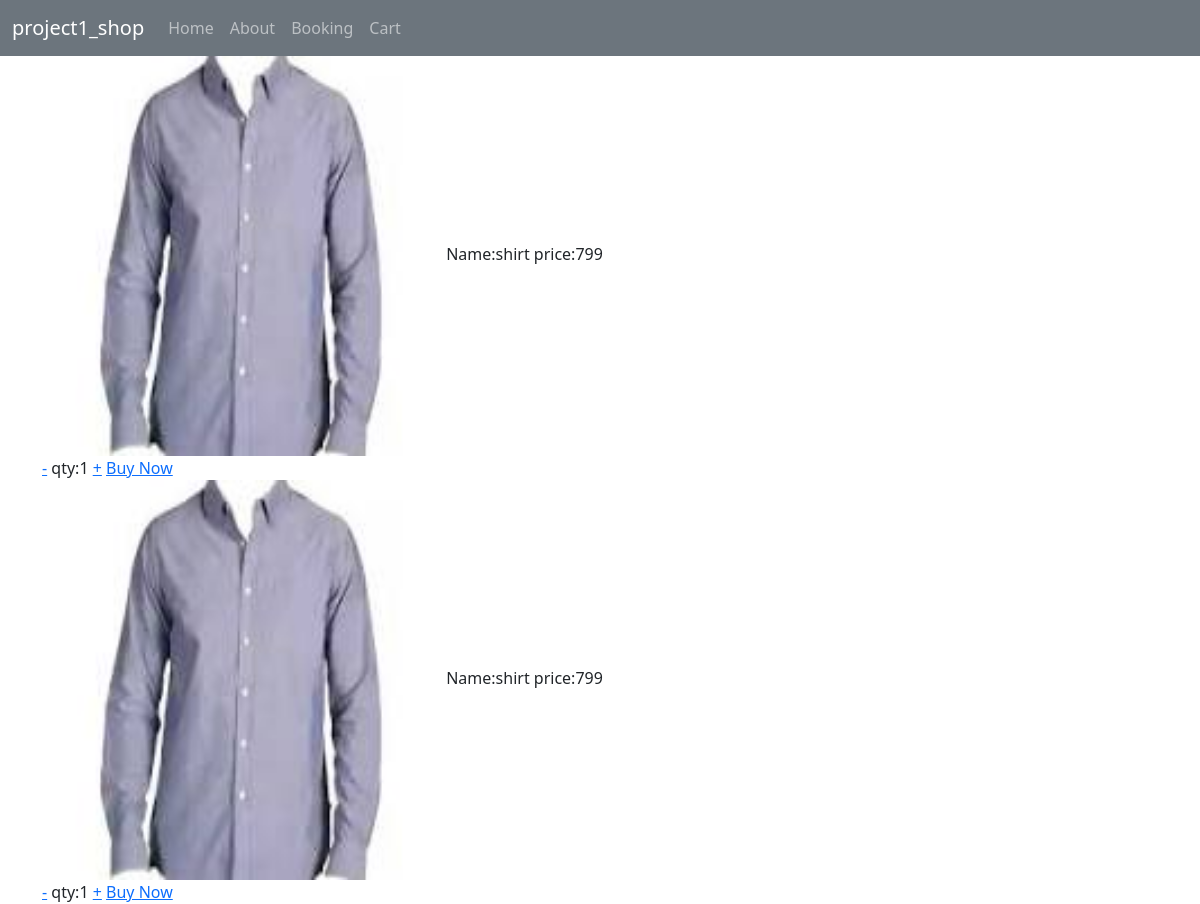
The page /view_cart (signed in) on the database as committed earlier.
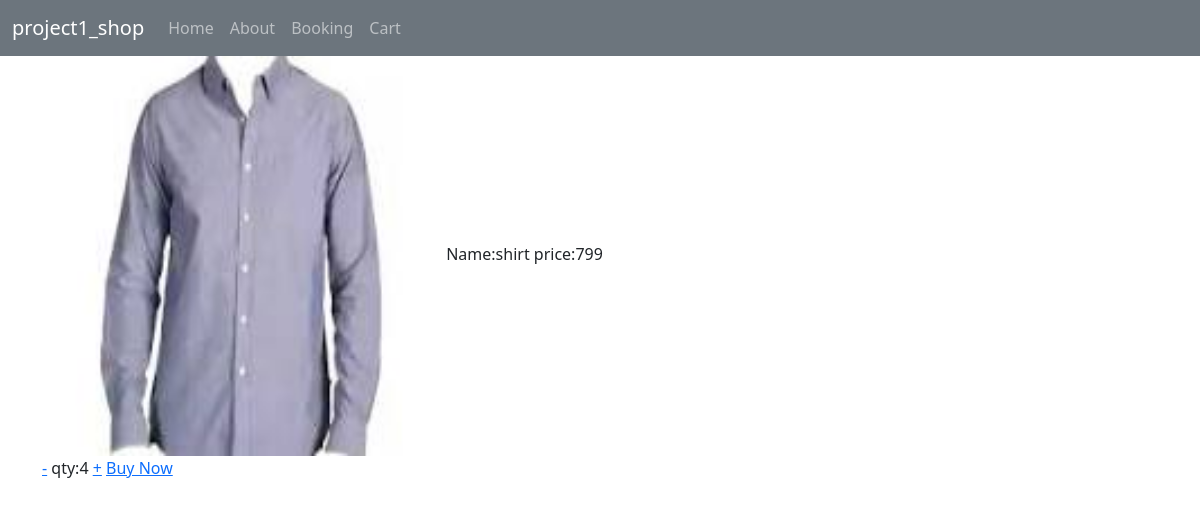
The same page on the database as committed later.
### app/models.py (models this page shows)
class Cart(models.Model):
    product=models.ForeignKey(Product,on_delete=models.CASCADE)
    user=models.ForeignKey(User,on_delete=models.CASCADE)
    qty=models.IntegerField()

class Product(models.Model):
    pid=models.TextField()
    name=models.TextField()
    dis=models.TextField()
    price=models.IntegerField()
    offer_price=models.IntegerField()
    stock=models.IntegerField()
    img=models.FileField()

### app/views.py (the view)
# urls.py: path('view_cart',views.view_cart),
def view_cart(req):
    user=User.objects.get(username=req.session['user'])
    data=Cart.objects.filter(user=user)
    return render(req,'user/cart.html',{'cart':data})

### templates/user/cart.html (shortened to what this page needs)
<!DOCTYPE html>
<html lang="en">
<head>
    <link href="https://cdn.jsdelivr.net/npm/bootstrap@5.3.3/dist/css/bootstrap.min.css" rel="stylesheet">
</head>
<body>
    <nav class="navbar navbar-expand-sm bg-secondary navbar-dark">
        <div class="container-fluid">
          <a class="navbar-brand" href="#">project1_shop</a>
          <div class="collapse navbar-collapse" id="collapsibleNavbar">
            <ul class="navbar-nav">
              <li class="nav-item">
                <a class="nav-link" href="#">Home</a>
              </li>
              <li class="nav-item">
                <a class="nav-link" href="#">About</a>
              </li>
              <li class="nav-item">
                <a class="nav-link" href="#">Booking</a>
              </li>
              <li class="nav-item">
                <a class="nav-link" href="#">Cart</a>
              </li>
            </ul>
          </div>
        </div>
      </nav>
    <div class="container">
      <div class="row">
        {% for i in cart %}
        <div class="col-lg-12">
          <img src="{{i.product.img.url}}" style="width: 400px; height: 400px;">
          Name:{{i.product.name}}
          price:{{i.product.offer_price}} <br>
          <a href="qty_dec/{{i.pk}}">-</a> qty:{{i.qty}} <a href="qty_in/{{i.pk}}">+</a>
          <a href="cart_pro_buy/{{i.pk}}">Buy Now</a>
        </div>
        {% endfor %}
      </div>
    </div>
</body>
</html>

Rows that differ between the two databases and show on the page:
removed Cart: product.img (picture), product.name "shirt", product.offer_price "799", qty "1"
removed Cart: product.img (picture), product.name "shirt", product.offer_price "799", qty "1"
added Cart: product.img (picture), product.name "shirt", product.offer_price "799", qty "4"
